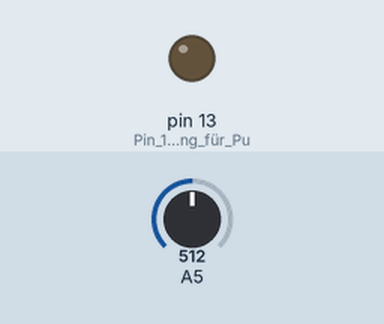
Simulated run of this sketch. Board: Arduino Uno, built with avr-gcc and run on an emulated ATmega328P. Shown: output pins drawn as LEDs (lit = HIGH). The inputs (shaded band) are chosen by the test bench; at power-on: A5 = 512.

Above: at 1.2 s.
1.3 s: A5 set to 418
2.8 s: A5 set to 401
At 3.5 s:
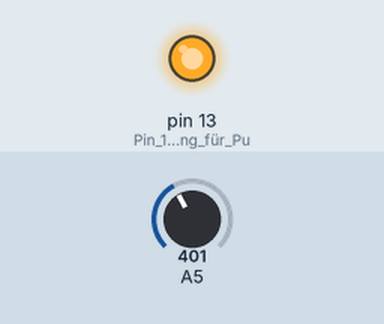
4.3 s: A5 set to 511
At 4.8 s:
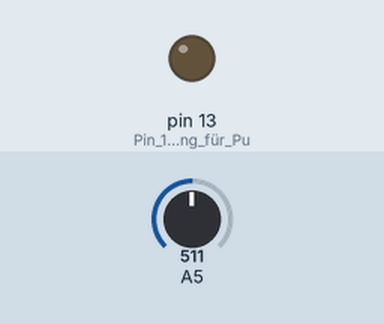
5.9 s: A5 set to 306
At 7.2 s:
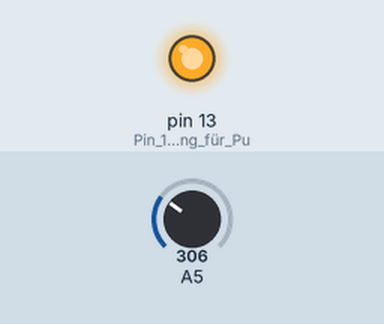
Timing chart, 0 to 8.5 s (numbered marks = the images above; inputs shaded):
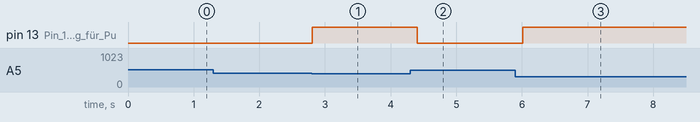

The sketch:

sketch_apr17a.ino
```cpp
int Messwert;
float Quellspannung = 5;
int R1 = 150000;                                  //Vorwiderstand mit 150000 Ohm
float U2;                                        //Zu berechnende Spannung
void setup() {
  pinMode(13, OUTPUT);                           //Pin 13 als Ausgang für Pumpe
}

void loop() {

  Messwert = 0;                                   //Ermittlung des Mittelwerts aus 5 Messwerten zur Vermeidung von Messfehlern
  for (int i = 0; i < 5; i++) {
    Messwert += analogRead(5);
  }
  Messwert = trunc(Messwert / 5);
  U2 = (Quellspannung / 1023.0) * Messwert;        //Berechnung der Spannung zwischen den Elektroden
  if (U2 < 2) {
    digitalWrite(13, HIGH);                       //Einschalten der Pumpe, falls Pflanze zu trocken
  }
  else{
    digitalWrite(13,LOW);                         //Auschalten der Pumpe, falls Pflanze genügend Wasser hat
  }

  delay (400);
}
```

Measured:
- the behaviour switches between 410 and 409 on A5 (found by bisection; images 0 and 1)
- after the input at 1.3 s, every drawn part: stays the same
- after the input at 2.8 s, pin 13 (Pin_13_als_Ausgang_für_Pu): LOW → HIGH at once
- after the input at 4.3 s, pin 13 (Pin_13_als_Ausgang_für_Pu): HIGH → LOW after 0.11 s
- after the input at 5.9 s, pin 13 (Pin_13_als_Ausgang_für_Pu): LOW → HIGH after 0.11 s
